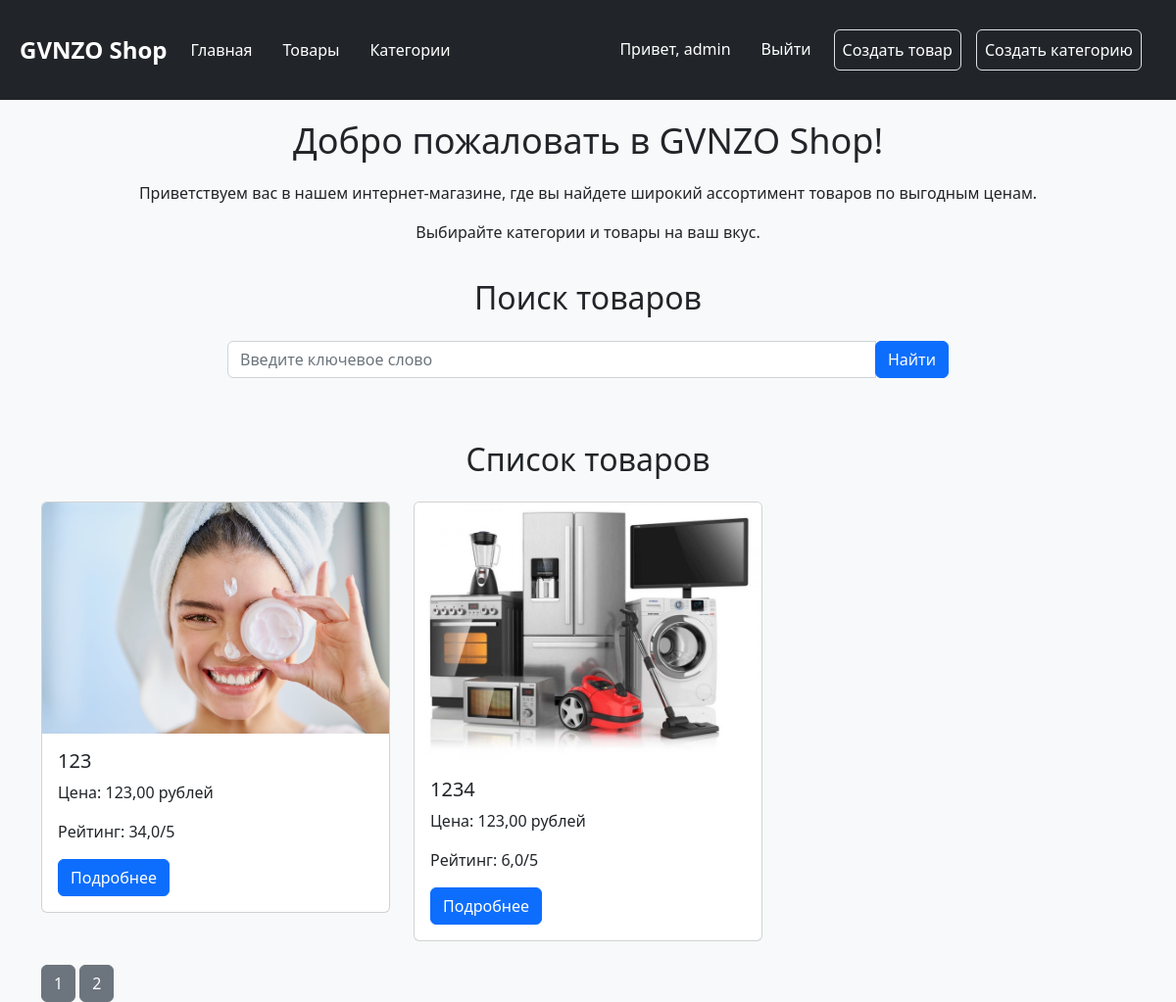
Page /products/?page=2 (signed in) on the committed database.
### Product/models.py (models this page shows)
class Product(models.Model):
    image = models.ImageField(upload_to='product_images', blank=True, null=True)
    title = models.CharField(max_length=128)
    description = models.TextField()
    rate = models.FloatField(default=0)
    created_date = models.DateTimeField(auto_now_add=True)
    modified_date = models.DateTimeField(auto_now=True)
    price = models.DecimalField(max_digits=10, decimal_places=2)
    category = models.ForeignKey(Category, on_delete=models.CASCADE,blank=True, null=True)

### Product/views.py (the view)
# urls.py: path('products/', product_views.product_view,name='products'),
def product_view(request):
    if request.method == 'GET':
        search = request.GET.get('search')
        page = int(request.GET.get('page',1))
        products = Product.objects.all()
        max_page = products.__len__() / PAGINATION_LIMIT
        if round(max_page)< max_page:
            max_page = round(max_page) + 1
        else:
            max_page = round(max_page)
        if search:
            products = products.filter(Q(title__icontains=search) | Q(description__icontains=search))
        products = products[PAGINATION_LIMIT* (page-1):PAGINATION_LIMIT* page]
        context_data = {
            "products": products,
            "pages": range(1, max_page+1)
            }
        return render(request, 'products/products.html', context=context_data)

### templates/products/products.html
{% extends "layouts/index.html" %}
{% block content %}
<div class="products">
  <div class="container">
    <div class="row">
      <div class="col-md-8 offset-md-2">
        <div class="search-form">
          <h2 class="text-center mb-4">Поиск товаров</h2>
          <form action="/products/" method="get">
            <div class="input-group mb-3">
              <input type="text" class="form-control" name="search" placeholder="Введите ключевое слово">
              <div class="input-group-append">
                <button class="btn btn-primary" type="submit">Найти</button>
              </div>
            </div>
          </form>
        </div>
      </div>
    </div>
    <h2 class="text-center mt-5 mb-4">Список товаров</h2>
    <div class="row">
      {% if products %}
        {% for product in products %}
          <div class="col-lg-4 col-md-6 mb-4">
            <div class="card">
              <img src="/media/{{ product.image }}" class="card-img-top" alt="{{ product.title }}">
              <div class="card-body">
                <h5 class="card-title">{{ product.title }}</h5>
                <p class="card-text">Цена: {{ product.price }} рублей</p>
                <p class="card-text">Рейтинг: {{ product.rate }}/5</p>
                <a href="/product/{{ product.id }}/" class="btn btn-primary">Подробнее</a>
              </div>
            </div>
          </div>
        {% endfor %}
      {% else %}
        <div class="col-12">
          <p class="text-center">Товары не найдены.</p>
        </div>
      {% endif %}
    </div>
    <div class="pages">
      {% for page in pages %}
        <a href="/products/?page={{ page }}" class="btn btn-secondary">{{ page }}</a>
      {% endfor %}
    </div>
  </div>
</div>
{% endblock %}

### templates/layouts/index.html (shortened to what this page needs)
<!DOCTYPE html>
<html>
<head>
  <link rel="stylesheet" href="https://cdn.jsdelivr.net/npm/bootstrap@5.2.3/dist/css/bootstrap.min.css" />
</head>
<body>
  <nav class="navbar navbar-expand-lg navbar-dark bg-dark">
    <div class="container-fluid">
      <a class="navbar-brand" href="#">GVNZO Shop</a>
      <div class="collapse navbar-collapse" id="navbarNavAltMarkup">
        <div class="navbar-nav">
          <a class="nav-link active" aria-current="page" href="#">Главная</a>
          <a class="nav-link" href="/products/">Товары</a>
          <a class="nav-link" href="/category/">Категории</a>
        </div>
        <ul class="navbar-nav ml-auto">
          {% if user.is_anonymous %}
            <li class="nav-item"><a class="nav-link" href="/users/register">Регистрация</a></li>
            <li class="nav-item"><a class="nav-link" href="/users/auth">Войти</a></li>
          {% else %}
            <li class="nav-item"><span class="nav-link">Привет, {{ user.username }}</span></li>
            <li class="nav-item"><a class="nav-link" href="/users/logout">Выйти</a></li>
            {% if user.is_staff %}
              <li class="nav-item">
                <a class="nav-link border rounded p-2" href="/products/create">Создать товар</a>
              </li>
              <li class="nav-item">
                <a class="nav-link border rounded p-2" href="/category/create">Создать категорию</a>
              </li>
            {% endif %}
          {% endif %}
        </ul>
      </div>
    </div>
  </nav>
  <div class="container-fluid text-center">
    <h1>Добро пожаловать в GVNZO Shop!</h1>
    <p>
      Приветствуем вас в нашем интернет-магазине, где вы найдете широкий ассортимент товаров по выгодным ценам.
    </p>
    <p>Выбирайте категории и товары на ваш вкус.</p>
  </div>
  {% block content %} {% endblock %}
</body>
</html>

### templates/layouts/index.html (style rules this page uses)
body { background-color: #f8f9fa; }
.navbar { background-color: #343a40; }
.navbar-brand { color: #ffffff; font-size: 24px; font-weight: bold; }
.navbar-nav .nav-link { color: #ffffff; margin-right: 15px; transition: color 0.3s; }
.container-fluid { padding: 20px; }
.container-fluid h1 { font-size: 36px; margin-bottom: 20px; }
.navbar-nav.ml-auto { margin-left: auto; }

### rows in the picture
Product: image (picture), title "123", price "123,00", rate "34,0"
Product: image (picture), title "1234", price "123,00", rate "6,0"

### other values in the picture
{{ user.username }} "admin"
{{ page }} "1" "2"
